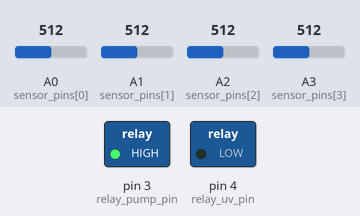
A sketch run on a simulated Arduino Uno, built with avr-gcc and run on an emulated ATmega328P. On the bench: switched loads named in the sketch (green lamp = pin HIGH). The inputs (shaded band) are chosen by the test bench; at power-on: A0 (sensor_pins[0]) = 512, A1 (sensor_pins[1]) = 512, A2 (sensor_pins[2]) = 512, A3 (sensor_pins[3]) = 512. What the sketch prints to the serial monitor is not drawn.

Above: at 0.1 s.
Timing chart, 0 to 1.6 s (numbered marks = the images above):
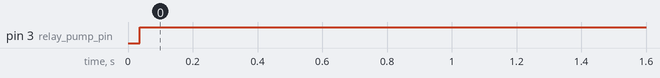

Measured:
- by itself, pin 3 (relay_pump_pin): LOW → HIGH at 0.04 s

The sketch:

sketch_aug30a_copy_20240901203406_copy_20240901203549.ino
```cpp
// Define pin connections
int sensor_pins[] = {A0, A1, A2, A3, A4};  // Analog pins for moisture sensors
int relay_pump_pin = 3;                // Digital pin for pump relay control
int relay_uv_pin = 4;                  // Digital pin for UV light relay control

// Variables
int moisture_value;
int moisture_values[4];                // Array to store moisture levels from each sensor
int number_of_sensors = 4;             // Number of sensors

unsigned long uv_on_duration = 68400000;  // 19 hours in milliseconds (on time)
unsigned long uv_off_duration = 18000000; // 5 hours in milliseconds (off time)
unsigned long previous_millis = 0;        // Stores the last time UV light state changed
bool uv_light_on = false;                 // Tracks UV light state

void setup() {
  pinMode(relay_pump_pin, OUTPUT);     // Set pump relay pin as output
  pinMode(relay_uv_pin, OUTPUT);       // Set UV light relay pin as output
  Serial.begin(9600);                  // Start serial communication
  Serial.println("Automated Irrigation System with UV Light 19 Hours On, 5 Hours Off...");
}

void loop() {
  unsigned long current_millis = millis(); // Get the current time

  int total_moisture = 0;              // Variable to store the sum of all moisture values

  // Read moisture sensor values
  for (int i = 0; i < number_of_sensors; i++) {
    moisture_values[i] = analogRead(sensor_pins[i]);
    moisture_values[i] = map(moisture_values[i], 550, 10, 0, 100);  // Map sensor value to percentage
    moisture_values[i] = constrain(moisture_values[i], 0, 100);     // Ensure value is between 0-100%
    total_moisture += moisture_values[i];                           // Add each sensor value to total
  }

  // Calculate average moisture level
  moisture_value = total_moisture / number_of_sensors;

  Serial.print("Average Moisture Level: ");
  Serial.print(moisture_value);
  Serial.println("%");

  // Control the pump based on average moisture level
  if (moisture_value <= 1) {
    delay(300);                        // 0.3 seconds delay
    digitalWrite(relay_pump_pin, LOW); // Turn on pump (assuming LOW activates the pump)
    Serial.println("Pump ON");
  } else {
    digitalWrite(relay_pump_pin, HIGH); // Turn off pump
    Serial.println("Pump OFF");
  }

  // Control UV light for 19 hours on and 5 hours off
  if (uv_light_on) {
    // If UV light is on, check if 19 hours have passed to turn it off
    if (current_millis - previous_millis >= uv_on_duration) {
      digitalWrite(relay_uv_pin, HIGH); // Turn off UV light (assuming active-high relay)
      uv_light_on = false;              // Update UV light state
      previous_millis = current_millis; // Reset the timer
      Serial.println("UV Light OFF");
    }
  } else {
    // If UV light is off, check if 5 hours have passed to turn it on
    if (current_millis - previous_millis >= uv_off_duration) {
      digitalWrite(relay_uv_pin, LOW);  // Turn on UV light (assuming active-low relay)
      uv_light_on = true;               // Update UV light state
      previous_millis = current_millis; // Reset the timer
      Serial.println("UV Light ON");
    }
  }

  delay(1000);  // Wait for 1 second before the next reading
}
```
